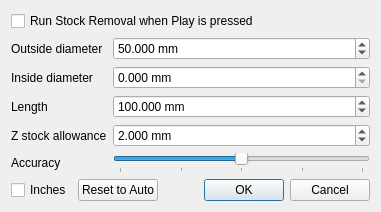
<?xml version="1.0" encoding="UTF-8"?>
<ui version="4.0">
 <class>StockDialog</class>
 <widget class="QDialog" name="StockDialog">
  <property name="windowTitle"><string>Stock</string></property>
  <layout class="QVBoxLayout" name="verticalLayout">
   <item><widget class="QCheckBox" name="enabledCheck"><property name="text"><string>Run Stock Removal when Play is pressed</string></property></widget></item>
   <item>
    <layout class="QFormLayout" name="formLayout">
     <item row="0" column="0"><widget class="QLabel" name="outerLabel"><property name="text"><string>Outside diameter</string></property></widget></item>
     <item row="0" column="1"><widget class="QDoubleSpinBox" name="outerSpin"><property name="decimals"><number>3</number></property><property name="minimum"><double>0.010000000000000</double></property><property name="maximum"><double>100000.000000000000000</double></property><property name="value"><double>50.000000000000000</double></property><property name="suffix"><string> mm</string></property></widget></item>
     <item row="1" column="0"><widget class="QLabel" name="innerLabel"><property name="text"><string>Inside diameter</string></property></widget></item>
     <item row="1" column="1"><widget class="QDoubleSpinBox" name="innerSpin"><property name="decimals"><number>3</number></property><property name="maximum"><double>100000.000000000000000</double></property><property name="suffix"><string> mm</string></property></widget></item>
     <item row="2" column="0"><widget class="QLabel" name="lengthLabel"><property name="text"><string>Length</string></property></widget></item>
     <item row="2" column="1"><widget class="QDoubleSpinBox" name="lengthSpin"><property name="decimals"><number>3</number></property><property name="minimum"><double>0.010000000000000</double></property><property name="maximum"><double>100000.000000000000000</double></property><property name="value"><double>100.000000000000000</double></property><property name="suffix"><string> mm</string></property></widget></item>
     <item row="3" column="0"><widget class="QLabel" name="frontAllowanceLabel"><property name="text"><string>Z stock allowance</string></property></widget></item>
     <item row="3" column="1"><widget class="QDoubleSpinBox" name="frontAllowanceSpin"><property name="decimals"><number>3</number></property><property name="maximum"><double>100000.000000000000000</double></property><property name="value"><double>2.000000000000000</double></property><property name="suffix"><string> mm</string></property></widget></item>
     <item row="4" column="0"><widget class="QLabel" name="accuracyLabel"><property name="text"><string>Accuracy</string></property></widget></item>
     <item row="4" column="1"><widget class="QSlider" name="accuracySlider"><property name="toolTip"><string>Higher accuracy gives a finer stock model and uses more processing time.</string></property><property name="maximum"><number>4</number></property><property name="pageStep"><number>1</number></property><property name="value"><number>2</number></property><property name="orientation"><enum>Qt::Orientation::Horizontal</enum></property><property name="tickPosition"><enum>QSlider::TickPosition::TicksBelow</enum></property><property name="tickInterval"><number>1</number></property></widget></item>
    </layout>
   </item>
   <item>
    <layout class="QHBoxLayout" name="buttonLayout">
     <item><widget class="QCheckBox" name="inchesCheck"><property name="text"><string>Inches</string></property></widget></item>
     <item><widget class="QPushButton" name="resetAutoButton"><property name="text"><string>Reset to Auto</string></property></widget></item>
     <item><spacer name="buttonSpacer"><property name="orientation"><enum>Qt::Orientation::Horizontal</enum></property><property name="sizeHint" stdset="0"><size><width>40</width><height>20</height></size></property></spacer></item>
     <item><widget class="QDialogButtonBox" name="buttonBox"><property name="standardButtons"><set>QDialogButtonBox::StandardButton::Cancel|QDialogButtonBox::StandardButton::Ok</set></property></widget></item>
    </layout>
   </item>
  </layout>
 </widget>
 <resources/>
 <connections/>
</ui>
